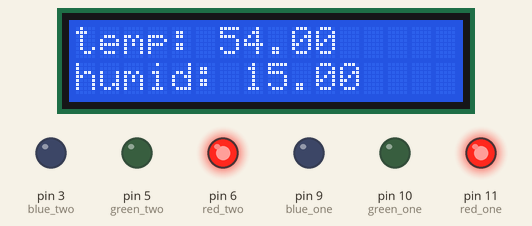
This sketch was run on a simulated Arduino Uno, built with avr-gcc and run on an emulated ATmega328P. On the bench: 16×2 character LCD, output pins drawn as LEDs (lit = HIGH). Random numbers use the default seed unless the sketch sets one.

Above: at 0.1 s.
At 4.2 s:
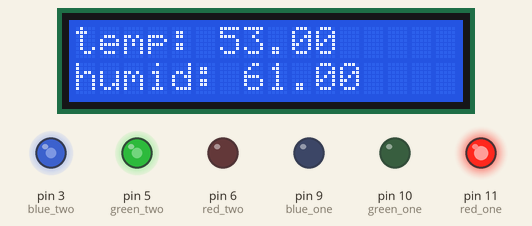
At 8.2 s:
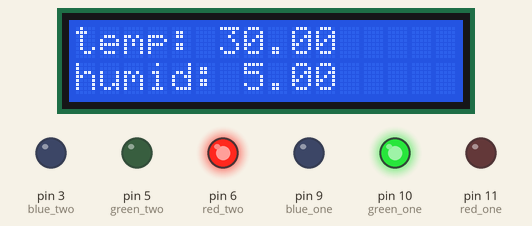
At 18.4 s:
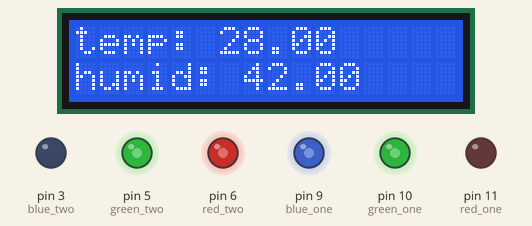
At 26.5 s:
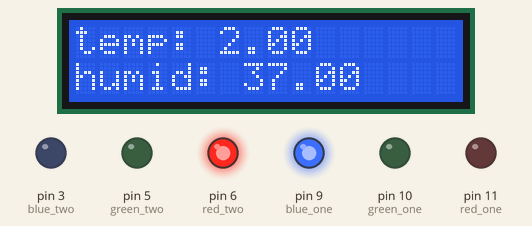
At 36.6 s:
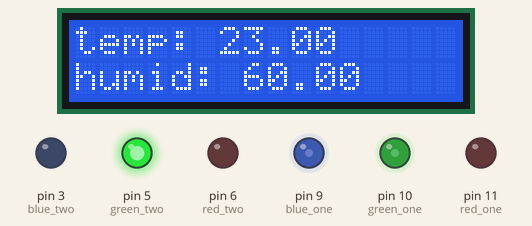
Timing chart, 0 to 40.0 s (numbered marks = the images above):
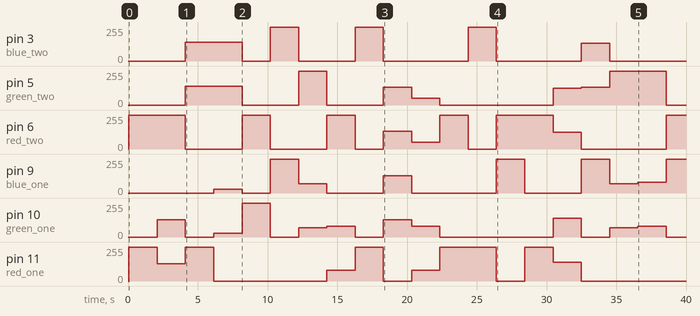

Measured:
- by itself, pin 3 (blue_two): 0/255 → 142/255 at 4.1 s, → 0/255 4.1 s later, → 255/255 2.0 s later, → 0/255 2.0 s later, … (10 changes in this stretch)
- by itself, pin 6 (red_two): 0/255 → 255/255 at 0.06 s, → 0/255 4.1 s later, → 255/255 4.1 s later, → 0/255 2.0 s later, … (14 changes in this stretch)
- what the display in image 1 shows lasts 2.1 s, from 4.1 s to 6.2 s

The sketch:

spring_cleaning.ino
```cpp
#include <LiquidCrystal_I2C.h>
#include <Wire.h>
#include <stdlib.h>
#include <time.h>

//declarar lcd
LiquidCrystal_I2C lcd(0x27,16,2);

//do only the ~
int red_one = 11;
int red_two = 6;
int green_one = 10;
int green_two = 5;
int blue_one = 9;
int blue_two = 3;

int color[3][3] = {{255, 150, 0}, {150, 255, 150}, {0, 150, 255}};
int check[2][3] = {{45, 30, 15}, {40, 60, 80}}; //NICE GIRL

float temp = 10.0;
float humid = 35.0;

void setup()
{
  Serial.begin(9600);
  analogReference(INTERNAL);

  pinMode(red_one, OUTPUT);
  pinMode(green_one, OUTPUT);
  pinMode(blue_one, OUTPUT);
  pinMode(red_two, OUTPUT);
  pinMode(green_two, OUTPUT);
  pinMode(blue_two, OUTPUT);

  lcd.init();
  lcd.backlight();

  srand(time(NULL));
}

static float calibra_DHT()
{
  int humid = rand()%100;
  return humid;
}

static float calibra_LM()
{
  int temp = rand()%60;
  return temp;
}

void RGB_color(int sensor, int red, int green, int blue)
{
  if (sensor == 1)
  {
    analogWrite(red_one, red);
    analogWrite(green_one, green);
    analogWrite(blue_one, blue);
  }

  else
  {
    analogWrite(red_two, red);
    analogWrite(green_two, green);
    analogWrite(blue_two, blue);
  }
}

static int calcR(bool tempC, float temp, bool humidC, float humid)
{
  float red;

  if (tempC == true)
  {
    if (temp >= check[0][0])
    {
      red = color[0][0];
    }

    else if (temp == check[0][1])
    {
      red = 0;
    }

    else if (temp <= check[0][2])
    {
      red = 0;
    }

    else
    {
      if ((temp > check[0][1]) && (temp < check[0][0]))
      {
        red = ((temp- check[0][1])/(check[0][0]- check[0][1]))*color[0][1];
      }

      else if ((temp > check[0][2]) && (temp < check[0][1]))
      {
        red = ((temp- check[0][2])/(check[0][1]- check[0][2]))*color[0][2];
      }
    }

    int redF = floor(red);

    return redF;
  }

  else if (humidC == true)
  {
    if (humid <= check[1][0])
    {
      red = color[0][0];
    }

    else if (humid == check[1][1])
    {
      red = 0;
    }

    else if (humid >= check[1][2])
    {
      red = 0;
    }

    else
    {
      if ((humid < check[1][1]) && (humid > check[1][0]))
      {
        red = ((humid- check[1][1])/(check[1][0]- check[1][1]))*color[0][1];
      }

      else if ((humid < check[1][2]) && (humid > check[1][1]))
      {
        red = ((humid- check[1][2])/(check[1][1]- check[1][2]))*color[0][2];
      }
    }

    int redF = floor(red);

    return redF;
  }
}

static int calcG(bool tempC, float temp, bool humidC, float humid)
{
  float green;

  if (tempC == true)
  {
    if (temp >= check[0][0])
    {
      green = 0;
    }

    else if (temp == check[0][1])
    {
      green = color[1][1];
    }

    else if (temp <= check[0][2])
    {
      green = 0;
    }

    else
    {
      if ((temp > check[0][1]) && (temp < check[0][0]))
      {
        green = ((temp- check[0][1])/(check[0][0]- check[0][1]))*color[1][0];
      }

      else if ((temp > check[0][2]) && (temp < check[0][1]))
      {
        green = ((temp- check[0][2])/(check[0][1]- check[0][2]))*color[1][2];
      }
    }

    int greenF = floor(green);

    return greenF;
  }

  else if (humidC == true)
  {
    if (humid <= check[1][0])
    {
      green = 0;
    }

    else if (humid == check[1][1])
    {
      green = color[1][1];
    }

    else if (humid >= check[1][2])
    {
      green = 0;
    }

    else
    {
      if ((humid < check[1][1]) && (humid > check[1][0]))
      {
        green = ((humid- check[1][1])/(check[1][0]- check[1][1]))*color[1][0];
      }

      else if ((humid < check[1][2]) && (humid > check[1][1]))
      {
        green = ((humid- check[1][2])/(check[1][1]- check[1][2]))*color[1][2];
      }
    }

    int greenF = floor(green);

    return greenF;
  }
}

static int calcB(bool tempC, float temp, bool humidC, float humid)
{
  float blue;

  if (tempC == true)
  {
    if (temp >= check[0][0])
    {
      blue = 0;
    }

    else if (temp == check[0][1])
    {
      blue = 0;
    }

    else if (temp <= check[0][2])
    {
      blue = color[2][2];
    }

    else
    {
      if ((temp > check[0][1]) && (temp < check[0][0]))
      {
        blue = ((temp- check[0][1])/(check[0][0]- check[0][1]))*color[2][0];
      }

      else if ((temp > check[0][2]) && (temp < check[0][1]))
      {
        blue = ((temp- check[0][2])/(check[0][1]- check[0][2]))*color[2][1];
      }
    }

    int blueF = floor(blue);

    return blueF;
  }

  else if (humidC == true)
  {
    if (humid <= check[1][0])
    {
      blue = 0;
    }

    else if (humid == check[1][1])
    {
      blue = 0;
    }

    else if (humid >= check[1][2])
    {
      blue = color[2][2];
    }

    else
    {
      if ((humid < check[1][1]) && (humid > check[1][0]))
      {
        blue = ((humid- check[1][1])/(check[1][0]- check[1][1]))*color[2][0];
      }

      else if ((humid < check[1][2]) && (humid > check[1][1]))
      {
        blue = ((humid- check[1][2])/(check[1][1]- check[1][2]))*color[2][1];
      }
    }

    int blueF = floor(blue);

    return blueF;
  }
}

void loop()
{
  temp = calibra_LM();
  humid = calibra_DHT();

  RGB_color(1, calcR(true, temp, false, humid), calcG(true, temp, false, humid), calcB(true, temp, false, humid));
  RGB_color(2, calcR(false, temp, true, humid), calcG(false, temp, true, humid), calcB(false, temp, true, humid));

  lcd.clear();
  lcd.setCursor(0, 0);
  lcd.print("temp: ");
  lcd.print(temp);
  lcd.setCursor(0,1);
  lcd.print("humid: ");
  lcd.print(humid);
  delay(2000);//
}
```
